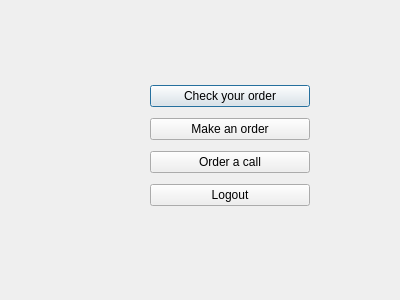
<?xml version="1.0" encoding="UTF-8"?>
<ui version="4.0">
 <class>customerwin</class>
 <widget class="QDialog" name="customerwin">
  <property name="geometry">
   <rect>
    <x>0</x>
    <y>0</y>
    <width>400</width>
    <height>300</height>
   </rect>
  </property>
  <property name="windowTitle">
   <string>Dialog</string>
  </property>
  <widget class="QWidget" name="verticalLayoutWidget">
   <property name="geometry">
    <rect>
     <x>150</x>
     <y>80</y>
     <width>160</width>
     <height>135</height>
    </rect>
   </property>
   <layout class="QVBoxLayout" name="verticalLayout">
    <item>
     <widget class="QPushButton" name="pushButton">
      <property name="text">
       <string>Check your order</string>
      </property>
     </widget>
    </item>
    <item>
     <widget class="QPushButton" name="makeOrderC">
      <property name="text">
       <string>Make an order</string>
      </property>
     </widget>
    </item>
    <item>
     <widget class="QPushButton" name="call">
      <property name="text">
       <string>Order a call</string>
      </property>
     </widget>
    </item>
    <item>
     <widget class="QPushButton" name="logoutBC">
      <property name="text">
       <string>Logout</string>
      </property>
     </widget>
    </item>
   </layout>
  </widget>
 </widget>
 <resources/>
 <connections/>
</ui>
